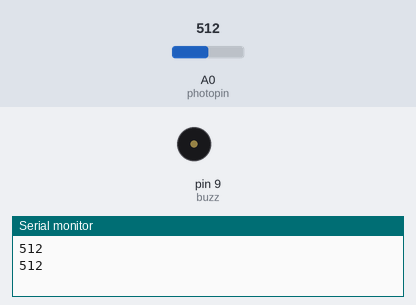
Bench run of a sketch on a simulated Arduino Uno, built with avr-gcc and run on an emulated ATmega328P. Parts: buzzer (waves = sounding), the last lines printed to the serial monitor. Inputs (shaded band) come from the test bench; at power-on: A0 (photopin) = 512.

Above: at 1.8 s.
1.9 s: A0 (photopin) set to 265
3.7 s: A0 (photopin) set to 238
At 5.0 s:
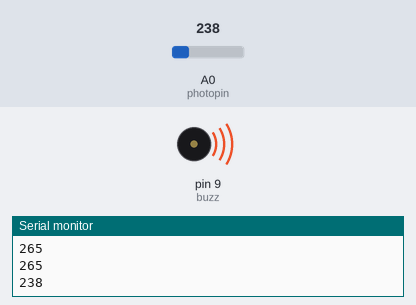
Timing chart, 0 to 6.7 s (numbered marks = the images above; inputs shaded):
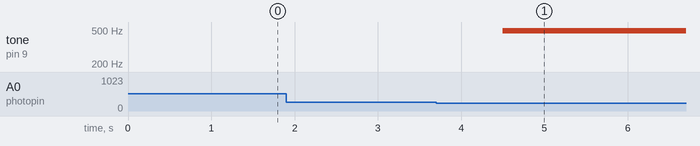

Measured:
- the behaviour switches between 255 and 254 on A0 (photopin) (found by bisection; images 0 and 1)
- after the input at 3.7 s, tone on pin 9 (buzz): silent → 490 Hz after 0.80 s

The sketch:

Buzzwithphotoresistor.ino
```cpp
int buzz=9;
int photopin=A0;
int photoval;
int dt=500;

void setup() {
    pinMode(buzz,OUTPUT);
    pinMode(photopin,INPUT);
    Serial.begin(9600);
}

void loop() {
    photoval = analogRead(photopin);
    Serial.println(photoval);
    delay(dt);
    analogWrite(buzz,photoval);
    delay(dt);
}
```
